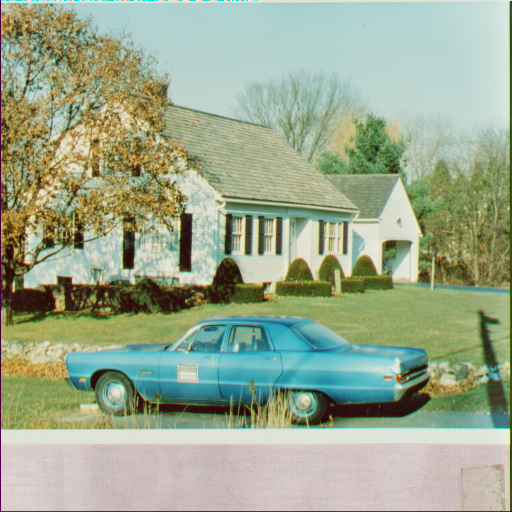
#> input picture digital-image-processing/getting-started/house.tiff, 512 x 512 px
$ jupyter execute getting-started-python.ipynb   (shell and % lines are left out)   (older library calls are emulated)
#> lines starting #> are read from the running program, lines starting #| are printed output that depends on the picture
# Getting Started

This Jupyter Notebook introduces the basic tools needed to complete the digital image processing assignments in [TDT4195](https://www.ntnu.edu/studies/courses/TDT4195/) using the Python programming language.

The notebook assumes that the following Python packages have been installed:

* [NumPy](http://www.numpy.org/)
* [Pillow](https://python-pillow.org/)
* [SciPy](https://www.scipy.org/)
* [matplotlib](http://matplotlib.org/)
* [scikit-image](http://scikit-image.org/)

If you are new to Jupyter notebook, then please have a look at the [Jupyter](https://jupyter.org/) website.

[cell 1]
def fib(n):
    return n if n < 2 else fib(n - 1) + fib(n - 2)

list(map(fib, range(15)))

To run a notebook cell like the one above, all you have to do is hit **Shift-Enter** with the cell selected.

## NumPy

NumPy is a commonly used Python package that adds n-dimensional array objects and several tools for working with them. For MATLAB users wanting to use Python, we recommend taking a look at the [NumPy_for_Matlab_Users](http://scipy.github.io/old-wiki/pages/NumPy_for_Matlab_Users) tutorial.

The n-dimensional array, or [`numpy.ndarray`](https://docs.scipy.org/doc/numpy-dev/reference/generated/numpy.ndarray.html), is the fundamental component of both NumPy and SciPy. This section outlines some of the basic routines that can be done using these arrays.

As with all Python packages: they have to be imported before use. NumPy is no different, and the most common way to import it can be seen below:

[cell 2]
import numpy as np

### Arrays

NumPy arrays can be initialised in several different ways. The two most common ways are: (i) create them from, possibly nested, Python lists and (ii) create vectors and matrices of all zeros, ones, or a constant value.

Here we create an array with rank 1 from a Python list using the [`numpy.array`](https://docs.scipy.org/doc/numpy-dev/reference/generated/numpy.array.html) function:

[cell 3]
np.array([1,2,3,4,5,6,7,8,9])

The rank of a NumPy array is simply the number of dimensions of the array.

While creating the array, we can specify its data type. For example:

[cell 4]
np.array([1,2,3,4,5,6,7,8,9], dtype=np.int8)     # 8-bit integer (-128 to 127)

[cell 5]
np.array([1,2,3,4,5,6,7,8,9], dtype=np.uint8)    # 8-bit unsigned integer (0 to 255)

[cell 6]
np.array([1,2,3,4,5,6,7,8,9], dtype=np.float32)  # 32-bit single precision float

The [`numpy.iinfo`](https://docs.scipy.org/doc/numpy-dev/reference/generated/numpy.iinfo.html) and [`numpy.finfo`](https://docs.scipy.org/doc/numpy-dev/reference/generated/numpy.finfo.html) functions can be used to inspect the machine limits for integer and floating point types, respectively. For instance:

[cell 7]
print('int8: [{}, {}]'.format(np.iinfo(np.int8).min, np.iinfo(np.int8).max))
print('float32: [{:.0f}, {:.0f}]'.format(np.finfo(np.float32).min, np.finfo(np.float32).max))

Here's an example showcasing what happens when we try to create an array with numbers outside of what the data type expects.

[cell 8]
np.array([-300, -50, -1, 0, 1, 50, 300], dtype=np.uint8)

Unsurprisingly, we get integer overflow.

It is generally a good idea to explicitly state the type when working with any kind of non-trivial data.

Below are several examples where arrays are created using the [`numpy.zeros`](https://docs.scipy.org/doc/numpy-dev/reference/generated/numpy.zeros.html), [`numpy.ones`](https://docs.scipy.org/doc/numpy-dev/reference/generated/numpy.ones.html), and [`numpy.full`](https://docs.scipy.org/doc/numpy-dev/reference/generated/numpy.full.html) functions. Each is created using a tuple that describe the shape of the desired array. The elements of these tuples are the number of rows and columns, respectively.

[cell 9]
np.zeros((1,3))  # 1x3 row vector of zeros

[cell 10]
np.zeros((3,1), dtype=np.float32)  # 3x1 column vector of zeros with an explicit data type

[cell 11]
np.ones((3,3))  # 3x3 matrix of ones

[cell 12]
np.full((5,5), 4, dtype=np.int8)  # 5x5 matrix with the constant value 4

The [`numpy.eye`](https://docs.scipy.org/doc/numpy-dev/reference/generated/numpy.eye.html) function can be used to create arbitrary identity matrices.

[cell 13]
np.eye(4)  # 4x4 identity matrix

It is also possible to create arrays with random values (for example [`numpy.random.random`](https://docs.scipy.org/doc/numpy-dev/reference/generated/numpy.random.random.html)):

[cell 14]
np.random.random((3,4))  # 3x4 matrix with uniformly sampled values from the interval [0.0, 1.0)

### Array indexing

NumPy arrays are indexed using standard Python syntax, e.g. `x[i]`, where `x` is an array and `i` is the element we are interested in. Indexing in Python is 0-based, which means that indexing starts from `0`. Let's create a vector and a matrix and see how it can be indexed. Notice how the array `mat` is initialised with a nested Python list.

[cell 15]
vec = np.array([1,2,3,4,5,6], np.uint8)

mat = np.array([[1, 2, 3, 4],
                [5, 6, 7, 8],
                [9,10,11,12]], dtype=np.uint8)

Each element can be indexed like this:

[cell 16]
vec[4]  # Fifth element

[cell 17]
mat[2,1]  # Third row, second column

Notice that for matrices, the first element denotes the row, while the second denotes the column.

NumPy arrays can be sliced by passing a *slice* object which has the following form: `start:stop:stride`. For example:

[cell 18]
vec[0:3]  # Only start and stop is used, the stride is 1

[cell 19]
vec[0:6:2]  # View every second element, starting from the first

[cell 20]
mat[1:3, 2:4]  # View second to third row + third to fourth column

[cell 21]
mat[0:3:2,0:4:2]  # View every second row and column

When the colon operator `:` is used alone, it allows you to retrieve all elements in a particular dimension.

[cell 22]
mat[1,:]

Negative indices can be used to index an array backwards.

[cell 23]
vec[-1]

[cell 24]
mat[-1, -1]

### Basic operations

Let's define a NumPy array called `matrix` and see if we can perform some operations on it.

[cell 25]
matrix = np.array([[1,2,3,4],[5,6,7,8],[9,10,11,12],[13,14,15,16]], dtype=np.uint8)
print(matrix)

NumPy arrays have a slew of attributes that can be useful when you want more information about an array.

[`numpy.ndarray.shape`](https://docs.scipy.org/doc/numpy-dev/reference/generated/numpy.ndarray.shape.html) returns a tuple with the array shape.

[cell 26]
matrix.shape

[`numpy.ndarray.ndim`](https://docs.scipy.org/doc/numpy-dev/reference/generated/numpy.ndarray.ndim.html) returns the number of dimensions (often referred to as *rank*).

[cell 27]
matrix.ndim

[`numpy.ndarray.size`](https://docs.scipy.org/doc/numpy-dev/reference/generated/numpy.ndarray.size.html) returns the total number of elements.

[cell 28]
matrix.size

[`numpy.ndarray.dtype`](https://docs.scipy.org/doc/numpy-dev/reference/generated/numpy.ndarray.dtype.html) returns the data type

[cell 29]
matrix.dtype

NumPy arrays can be *reshaped* to some other shape using [`numpy.reshape`](https://docs.scipy.org/doc/numpy-dev/reference/generated/numpy.reshape.html) or [`numpy.ndarray.reshape`](https://docs.scipy.org/doc/numpy-dev/reference/generated/numpy.ndarray.reshape.html). The total number of elements in the reshaped array must, of course, remain the same.

[cell 30]
np.reshape(matrix, (2, 8))

Additionally, an array can be flattened to a 1D vector by using either [`numpy.ravel`](https://docs.scipy.org/doc/numpy-dev/reference/generated/numpy.ravel.html) or [`numpy.ndarray.flatten`](https://docs.scipy.org/doc/numpy-dev/reference/generated/numpy.ndarray.flatten.html).

[cell 31]
np.ravel(matrix)

The data type of an array can be changed using the [`numpy.ndarray.astype`](https://docs.scipy.org/doc/numpy-dev/reference/generated/numpy.ndarray.astype.html) function. This is very useful when you, for instance, have loaded data in a data type you do not want to use, or want to apply an operation that would better fit a different data type.

[cell 32]
matrix.astype(np.float32)

An array can be transposed using [`numpy.transpose`](https://docs.scipy.org/doc/numpy-dev/reference/generated/numpy.transpose.html) or[`numpy.ndarray.T`](https://docs.scipy.org/doc/numpy-dev/reference/generated/numpy.ndarray.T.html).

[cell 33]
matrix.T

Note that arrays of rank 1 must be promoted to rank 2 before transpose will work as intended.

[cell 34]
vec = np.array([1,2,3])
print('Shape before', vec.shape, ', Shape after', vec.T.shape)
print(vec.T)  # Nothing seems to happen

vec2 = vec[np.newaxis, :]
print('\nShape before', vec2.shape, ', Shape after', vec2.T.shape)
print(vec2.T)  # Transpose works as intended

Pointwise operations are done using standard Python arithmetic operators.

[cell 35]
matrix + 2  # Equivalent to np.add(matrix, 2)

[cell 36]
matrix * 2  # Equivalent to np.multiply(matrix, 2)

[cell 37]
matrix // 2  # Integer division, equivalent to np.floor_divide(matrix, 2)

[cell 38]
matrix / 2  # Division, equivalent to np.divide(matrix, 2)

[cell 39]
np.sqrt(matrix)  # Square root

[cell 40]
matrix.astype(np.uint16) ** 3  # Exponentiation where the exponent is 3
# Equivalent to np.power(matrix.astype(np.uint16), 3)

In the exponentiation example above, we changed the data type to `uint16` using the [`numpy.ndarray.astype`](https://docs.scipy.org/doc/numpy-dev/reference/generated/numpy.ndarray.astype.html) function because some of the elements in the resulting matrix are larger than 255 (8-bit).

[cell 41]
twos = np.full((4,4), 2, dtype=np.uint8)  # 3x3 matrix of all twos

matrix * twos  # Equivalent to np.multiply(matrix, twos)

In the example above, notice that the multiplication of the two matrices did **not** yield the matrix multiplication operation; it simply multiplied each element by `2`. To do matrix multiplication the [`numpy.dot`](https://docs.scipy.org/doc/numpy-dev/reference/generated/numpy.dot.html) or [`numpy.ndarray.dot`](https://docs.scipy.org/doc/numpy-dev/reference/generated/numpy.ndarray.dot.html) function must be used.

[cell 42]
np.dot(matrix, twos)  # Equivalent to matrix.dot(twos)

For 1D arrays the [`numpy.dot`](https://docs.scipy.org/doc/numpy-dev/reference/generated/numpy.dot.html) function is equivalent to the inner product of two vectors.

[cell 43]
np.dot([1,2,3], [2,2,2])  # 1*2 + 2*2 + 3*2 = 12

Another simple operation between two vectors is the outer product: $u \otimes v = uv^\intercal$ ([`numpy.outer`](https://docs.scipy.org/doc/numpy-dev/reference/generated/numpy.outer.html)).

[cell 44]
u = np.array([1,2,1], dtype=np.float32)
v = np.array([1,2,1], dtype=np.float32)

np.outer(u, v)  # Equivalent to u * np.array([v]).T

Be sure to check out the [full overview](https://docs.scipy.org/doc/numpy/reference/routines.math.html) over all of the basic mathematical operations that can be applied to NumPy arrays.

### Array copy

Simple assignments do not make copies of an array object.

[cell 45]
a = np.array([1,2,3,4,5])
b = a
b is a

To make a complete copy of an array the [`numpy.copy`](https://docs.scipy.org/doc/numpy-dev/reference/generated/numpy.copy.html) or [`numpy.ndarray.copy`](https://docs.scipy.org/doc/numpy-dev/reference/generated/numpy.ndarray.copy.html) function can be used. This is generally referred to as a *deep copy*.

[cell 46]
a = np.array([1,2,3,4,5])
b = a.copy()
b is a

Another option is to create a new array using the data of the old array. In the following example the type of the new array `b` is defined implicitly.

[cell 47]
a = np.array([1,2,3,4,5])
b = np.array(a)
b is a

## Basic plotting with matplotlib

The most common way to interface with matplotlib is by importing [`matplotlib.pyplot`](https://matplotlib.org/api/pyplot_api.html). `%matplotlib inline` is a Jupyter notebook command which allow us to plot inline and is not to be used in a regular Python script.

[cell 48]
import matplotlib.pyplot as plt

Let's plot a simple line. The [`numpy.linspace`](https://docs.scipy.org/doc/numpy-dev/reference/generated/numpy.linspace.html) function returns a NumPy array with evenly spaced numbers over a specified interval.

[cell 49]
xs = np.linspace(0, 5, 6)  # 6 points between 0 and 5
print('f: {} -> {}'.format(xs, xs))

plt.figure()
plt.plot(xs, xs)
plt.title('A line')
plt.xlabel('X')
plt.ylabel('Y')
plt.show()
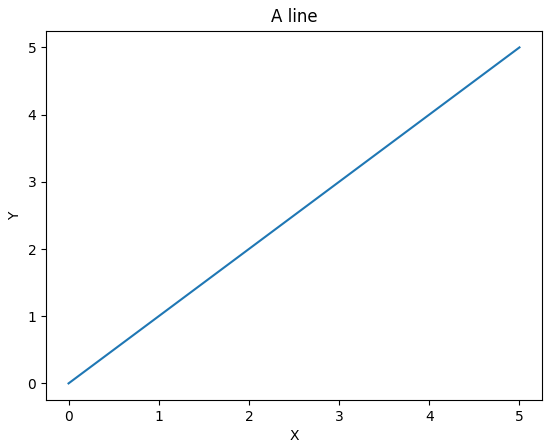
#> figure drawn by matplotlib, 1 panel

Here is another example where we superimpose two sinusoidal curves.

[cell 50]
xs = np.linspace(0, 4*np.pi, 100)  # 100 points in the interval [0 and 4*pi]
ys_sin = np.sin(xs)
ys_cos = np.cos(xs)

plt.figure()
plt.plot(xs, ys_sin, label='Sine')
plt.plot(xs, ys_cos, label='Cosine')
plt.xlim(-1, 4*np.pi)  # Limit what is displayed in the x direction
plt.legend()  # Requires that each curve has a label
plt.grid(linestyle='dashed')
plt.show()
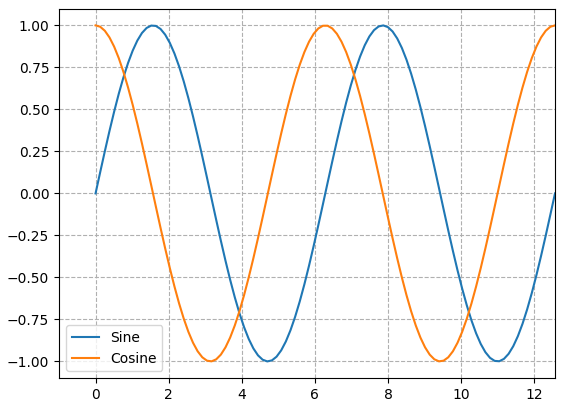
#> figure drawn by matplotlib, 1 panel; curve peaks at x = 7.87, y = 1; curve peaks at x = 0, y = 1

Arbitrary functions can be plotted as well. For example, a 1D [Gaussian distribution](https://en.wikipedia.org/wiki/Normal_distribution): $\frac{1}{\sqrt{2\pi\sigma^2}}e^{-\frac{(x-\mu)^2}{2\sigma^2}}$.

[cell 51]
xs = np.linspace(-4, 4, 100)  # 100 points between -4 and 4

sigma = 1.0
mu = 0.0
ys = np.exp(-(xs - mu)**2 / (2 * sigma**2))
ys /= np.sqrt(2 * np.pi * sigma**2)

plt.figure()
plt.plot(xs, ys, linestyle='dashed', color='black')
plt.show()
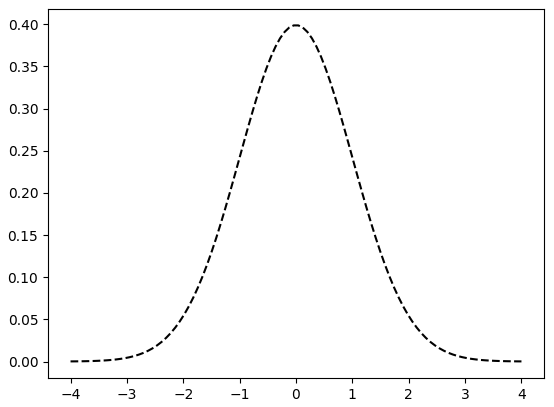
#> figure drawn by matplotlib, 1 panel; curve peaks at x = -0.0404, y = 0.399

As before, plots can be superimposed. Here we let the Gaussian probability density function be an anonymous function to make it easier for us to create several plots.

[cell 52]
normal = lambda xs, mu, sigma: np.exp(-(xs - mu)**2 / (2 * sigma**2)) / np.sqrt(2 * np.pi * sigma**2)

xs = np.linspace(-5, 5, 100)

plt.figure()
plt.plot(xs, normal(xs, 0.0, 1.0), linestyle='solid',
         color='black', label=r'$\mu=0.0,\quad\sigma=1.0$')
plt.plot(xs, normal(xs, 0.0, 1.5), linestyle='dotted',
         color='black', label=r'$\mu=0.0,\quad\sigma=1.5$')
plt.plot(xs, normal(xs, 2.0, 0.5), linestyle='dashed',
         color='black', label=r'$\mu=2.0,\quad\sigma=0.5$')
plt.xticks(np.arange(-5, 5+1))
plt.legend()
plt.show()
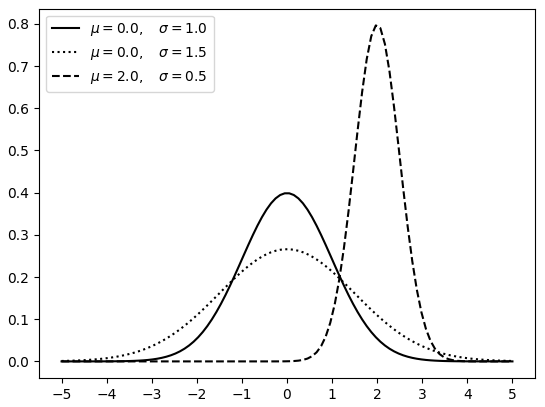
#> figure drawn by matplotlib, 1 panel; curve peaks at x = -0.0505, y = 0.398; curve peaks at x = -0.0505, y = 0.266; curve peaks at x = 1.97, y = 0.796

## Loading and saving images

Many Python libraries that offer loading and saving of images simply use the API provided by *PIL* (Python Imaging Library) or the more recent fork: *Pillow*. In this guide, SciPy will be used as a wrapper to load images because it loads them straight into NumPy arrays.

[cell 53]
from scipy import misc

Reading and saving images can be done using the [`scipy.misc.imread`](https://docs.scipy.org/doc/scipy-0.19.1/reference/generated/scipy.misc.imread.html) and [`scipy.misc.imsave`](https://docs.scipy.org/doc/scipy-0.19.1/reference/generated/scipy.misc.imsave.html) functions, respectively.

## Images as NumPy arrays

Now that we know how to load images, let's load an image and display it using matplotlib.

[cell 54]
image = misc.imread('./house.tiff')
#> image is the input picture: shape (512, 512, 3); mean R, G, B 155.4, 168.2, 142.2

For completeness, here's how the same image could have been loaded and put into a NumPy array using PIL or Pillow:

[cell 55]
from PIL import Image

img = Image.open('./house.tiff')
img = np.array(img)

print(np.array_equal(image, img))
#| True

del img

Now, let's display the image we loaded before using matplotlib. In this example, the pixel interpolation has been forced to use nearest neighbour. This is especially useful when dealing with small images as we can see each pixel clearly.

[cell 56]
plt.figure()
plt.imshow(image, interpolation='nearest')
plt.show()

Seeing as we've loaded the image in a NumPy array, we can use everything we learned above to modify it. For example, let's try to transform it using the natural logarithm.

[cell 57]
imagelog = image.astype(np.float32)
c = 255 / np.log(np.max(imagelog) + 1)  # Scaling
#> c = 45.99
imagelog = c * np.log(imagelog + 1)
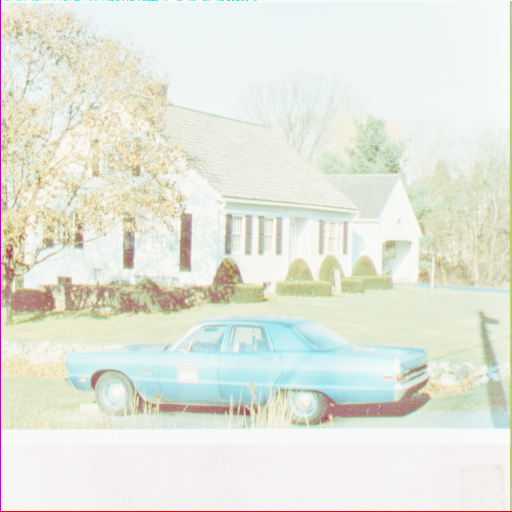
#> imagelog: shape (512, 512, 3) float32; mean R, G, B 228.9, 232, 221.2
imagelog = imagelog.astype(np.uint8)

plt.figure()
plt.imshow(imagelog)
plt.axis('off')  # Turn of axis numbers and ticks
plt.show()

A simple colour image consists of three so-called colour channels: red, green, and blue. This means that `image` is in fact a three-dimensional array with the following shape:

[cell 58]
image.shape

The first and second axis are the rows and columns respectively, while the last axis is the number of channels. The channels can be operated on separately. The following exemplifies how each channel can be plotted on its own using subplots:

[cell 59]
r = image[..., 0]  # Equivalent to image[:, :, 0]
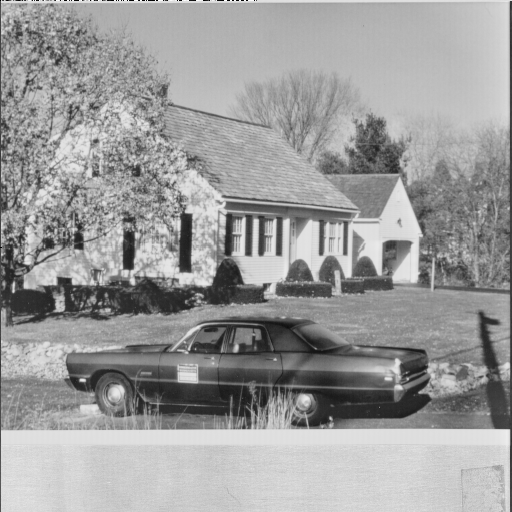
#> r: shape (512, 512); min 0, max 255, mean 155.4
g = image[..., 1]
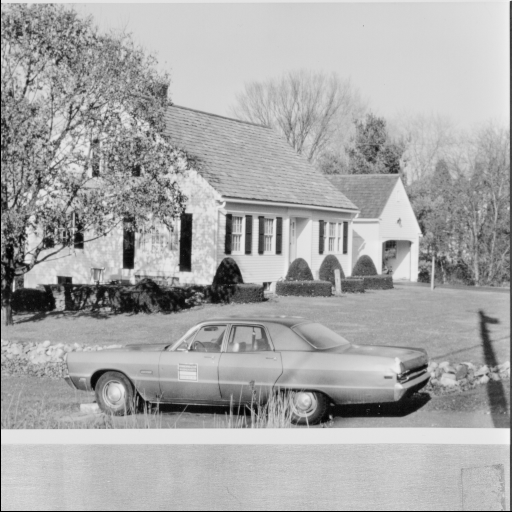
#> g: shape (512, 512); min 0, max 242, mean 168.2
b = image[..., 2]
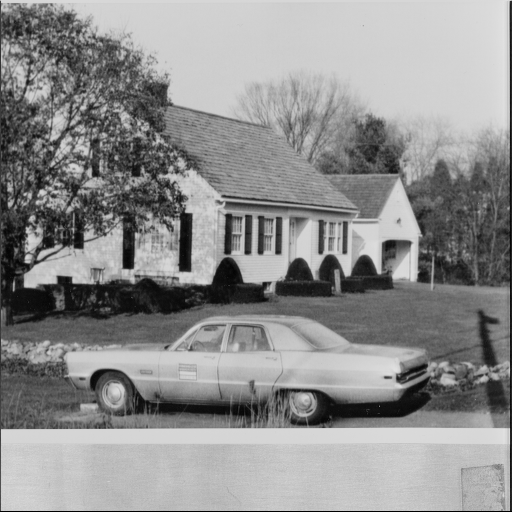
#> b: shape (512, 512); min 0, max 226, mean 142.2

_, ax = plt.subplots(1, 3, figsize=(10, 8))
ax[0].imshow(r, cmap=plt.cm.Reds)  # Red colour map
ax[0].set_axis_off()
ax[1].imshow(g, cmap=plt.cm.Greens)  # Green colour map
ax[1].set_axis_off()
ax[2].imshow(b, cmap=plt.cm.Blues)  # Blue colour map
ax[2].set_axis_off()
plt.show()

With this in mind we can try to rearrange the colour channels to BGR instead of RGB. In the following example we add the previously indexed colour channels to an empty image.

[cell 60]
rearranged = np.zeros_like(image)  # Can also use: np.zeros(image.shape, dtype=image.dtype)
rearranged[:, :, 0] = b
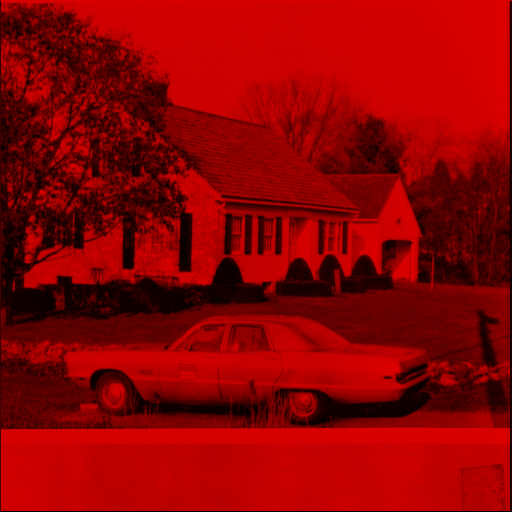
#> rearranged: shape (512, 512, 3); mean of channels 0, 1, 2 142.2, 0, 0; drawn as R, G, B
rearranged[:, :, 1] = g
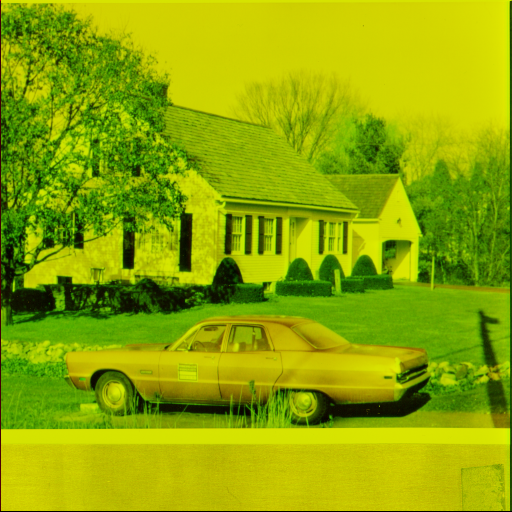
#> rearranged: shape (512, 512, 3); mean of channels 0, 1, 2 142.2, 168.2, 0; drawn as R, G, B
rearranged[:, :, 2] = r
#> (the rest of the program and of its run is left out)
